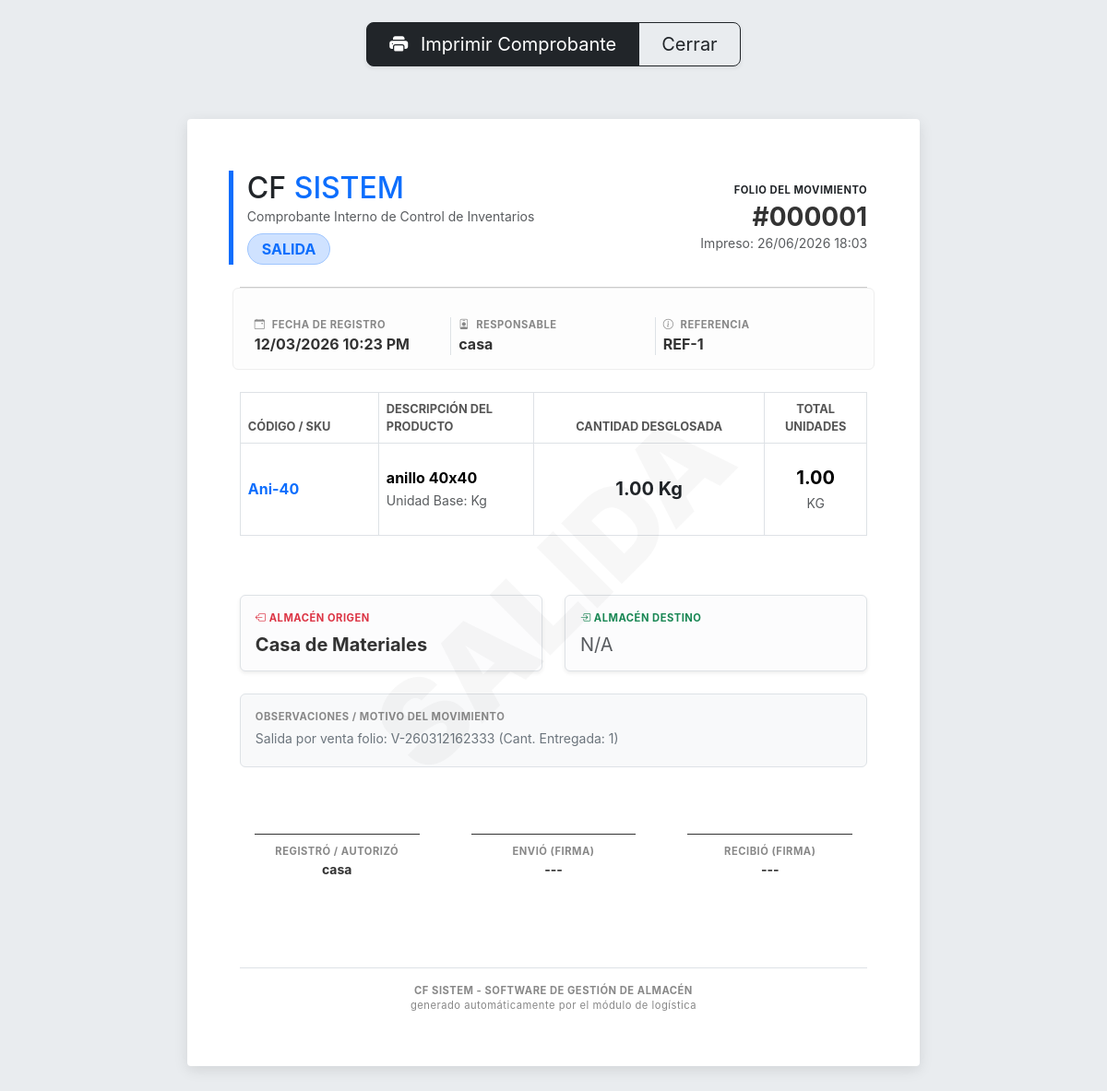
/app/backend/movimientos/imprimir_movimiento.php?id=1, run on the app's committed database.
### tables this page shows
CREATE TABLE `movimientos` (
  `id` int(11) NOT NULL,
  `producto_id` int(11) NOT NULL,
  `tipo` enum('entrada','salida','traspaso','ajuste','merma') NOT NULL,
  `cantidad` decimal(10,2) DEFAULT NULL,
  `almacen_origen_id` int(11) DEFAULT NULL,
  `almacen_destino_id` int(11) DEFAULT NULL,
  `usuario_registra_id` int(11) NOT NULL,
  `usuario_autoriza_id` int(11) DEFAULT NULL,
  `usuario_envia_id` int(11) DEFAULT NULL,
  `usuario_recibe_id` int(11) DEFAULT NULL,
  `origen_movimiento` varchar(150) DEFAULT NULL,
  `referencia_id` int(11) DEFAULT NULL,
  `observaciones` text DEFAULT NULL,
  `fecha` timestamp NOT NULL DEFAULT current_timestamp(),
  `entrega_id` int(11) NOT NULL DEFAULT 0
);

CREATE TABLE `usuarios` (
  `id` int(11) NOT NULL,
  `username` varchar(50) NOT NULL,
  `nombre` varchar(100) NOT NULL,
  `password` varchar(255) NOT NULL,
  `rol_id` int(11) NOT NULL,
  `almacen_id` int(11) DEFAULT NULL,
  `activo` tinyint(1) DEFAULT 1,
  `fecha_creacion` timestamp NOT NULL DEFAULT current_timestamp()
);

CREATE TABLE `productos` (
  `id` int(11) NOT NULL,
  `sku` varchar(50) NOT NULL,
  `nombre` varchar(150) NOT NULL,
  `descripcion` text DEFAULT NULL,
  `unidad_medida` varchar(50) DEFAULT NULL,
  `unidad_reporte` varchar(20) DEFAULT NULL,
  `factor_conversion` decimal(10,2) DEFAULT 1.00,
  `fiscal_clave_prod` varchar(20) DEFAULT NULL,
  `fiscal_clave_unidad` varchar(20) DEFAULT NULL,
  `precio_adquisicion` decimal(10,2) NOT NULL,
  `impuesto_iva` decimal(5,2) DEFAULT 16.00,
  `activo` tinyint(1) DEFAULT 1,
  `fecha_creacion` timestamp NOT NULL DEFAULT current_timestamp(),
  `categoria_id` int(11) DEFAULT NULL
);

CREATE TABLE `almacenes` (
  `id` int(11) NOT NULL,
  `codigo` varchar(20) NOT NULL,
  `nombre` varchar(100) NOT NULL,
  `hora_cierre_programada` time DEFAULT '18:00:00',
  `ubicacion` varchar(255) NOT NULL,
  `activo` tinyint(1) DEFAULT 1,
  `fecha_creacion` timestamp NOT NULL DEFAULT current_timestamp()
);

### app/backend/movimientos/imprimir_movimiento.php (the view, shortened to what this page needs)
<?php
require_once $_SERVER['DOCUMENT_ROOT'] . '/cfsistem/config/conexion.php';
$id = $_GET['id'] ?? null;
$sql = "SELECT m.*, p.nombre as prod, p.sku, p.unidad_medida, p.unidad_reporte, p.factor_conversion,
               a1.nombre as origen, a2.nombre as destino,
               u1.nombre as usuario_reg, u2.nombre as usuario_env, u3.nombre as usuario_rec
        FROM movimientos m
        INNER JOIN productos p ON m.producto_id = p.id
        LEFT JOIN almacenes a1 ON m.almacen_origen_id = a1.id
        LEFT JOIN almacenes a2 ON m.almacen_destino_id = a2.id
        LEFT JOIN usuarios u1 ON m.usuario_registra_id = u1.id
        LEFT JOIN usuarios u2 ON m.usuario_envia_id = u2.id
        LEFT JOIN usuarios u3 ON m.usuario_recibe_id = u3.id
        WHERE m.id = $id";
$res = $conexion->query($sql);
$m = $res->fetch_assoc();
$cantidad = floatval($m['cantidad']);
$factor = floatval($m['factor_conversion'] ?: 1);
$unidad_base = $m['unidad_medida'] ?: 'Pza';
$unidad_mayor = $m['unidad_reporte'] ?: 'Bulto';
$visual_detalle = "";
if ($factor > 1 && $cantidad >= $factor) {
    $bultos = floor($cantidad / $factor);
    $piezas = $cantidad % $factor;
    $visual_detalle = "<strong>$bultos $unidad_mayor</strong>";
    if ($piezas > 0) {
        $visual_detalle .= " con <strong>" . number_format($piezas, 2) . " $unidad_base</strong>";
    }
} else {
    $visual_detalle = "<strong>" . number_format($cantidad, 2) . " $unidad_base</strong>";
}
?>
<!DOCTYPE html>
<html lang="es">
<head>
    <link href="https://cdn.jsdelivr.net/npm/bootstrap@5.3.3/dist/css/bootstrap.min.css" rel="stylesheet">
    <link rel="stylesheet" href="https://cdn.jsdelivr.net/npm/bootstrap-icons@1.11.3/font/bootstrap-icons.min.css">
</head>
<body>
    <div class="container no-print mt-4 mb-4 text-center">
        <div class="btn-group shadow-sm">
            <button onclick="window.print();" class="btn btn-dark btn-lg px-4">
                <i class="bi bi-printer-fill me-2"></i> Imprimir Comprobante
            </button>
            <a href="javascript:window.close();" class="btn btn-outline-dark btn-lg px-4">Cerrar</a>
        </div>
    </div>
    <div class="ticket">
        <div class="watermark"><?= strtoupper($m['tipo']) ?></div>
        <div class="row align-items-center mb-4" style="z-index: 1; position: relative;">
            <div class="col-7 header-title">
                <h2 class="fw-black mb-0 text-dark">CF <span class="text-primary">SISTEM</span></h2>
                <p class="text-muted small mb-0">Comprobante Interno de Control de Inventarios</p>
                <span class="badge bg-primary-subtle text-primary border border-primary-subtle mt-2 badge-type">
                    <?= strtoupper($m['tipo']) ?>
                </span>
            </div>
            <div class="col-5 text-end">
                <div class="mb-1 label-sm text-dark">Folio del Movimiento</div>
                <h3 class="fw-bold mb-0">#<?= str_pad($m['id'], 6, "0", STR_PAD_LEFT) ?></h3>
                <p class="small text-muted mb-0">Impreso: <?= date('d/m/Y H:i') ?></p>
            </div>
        </div>
        <hr>
        <div class="row info-box g-3 mb-4">
            <div class="col-4 border-end">
                <div class="label-sm"><i class="bi bi-calendar-event me-1"></i> Fecha de Registro</div>
                <div class="fw-bold"><?= date('d/m/Y h:i A', strtotime($m['fecha'])) ?></div>
            </div>
            <div class="col-4 border-end">
                <div class="label-sm"><i class="bi bi-person-badge me-1"></i> Responsable</div>
                <div class="fw-bold"><?= $m['usuario_reg'] ?></div>
            </div>
            <div class="col-4">
                <div class="label-sm"><i class="bi bi-info-circle me-1"></i> Referencia</div>
                <div class="fw-bold text-truncate"><?= $m['referencia_id'] ? 'REF-'.$m['referencia_id'] : 'Sin Referencia' ?></div>
            </div>
        </div>
        <div class="table-responsive">
            <table class="table table-bordered align-middle table-custom">
                <thead>
                    <tr>
                        <th width="150">Código / SKU</th>
                        <th>Descripción del Producto</th>
                        <th class="text-center" width="250">Cantidad Desglosada</th>
                        <th class="text-center">Total Unidades</th>
                    </tr>
                </thead>
                <tbody>
                    <tr style="height: 100px;">
                        <td class="fw-bold text-primary"><?= $m['sku'] ?></td>
                        <td>
                            <div class="fw-bold"><?= $m['prod'] ?></div>
                            <small class="text-muted">Unidad Base: <?= $unidad_base ?></small>
                        </td>
                        <td class="text-center text-dark">
                            <span class="fs-5"><?= $visual_detalle ?></span>
                        </td>
                        <td class="text-center">
                            <span class="fw-bold fs-5"><?= number_format($cantidad, 2) ?></span><br>
                            <small class="text-muted"><?= strtoupper($unidad_base) ?></small>
                        </td>
                    </tr>
                </tbody>
            </table>
        </div>
        <div class="row mt-4 g-4">
            <div class="col-6">
                <div class="p-3 border rounded shadow-sm bg-light-subtle h-100">
                    <div class="label-sm mb-2 text-danger"><i class="bi bi-box-arrow-left"></i> Almacén Origen</div>
                    <div class="h5 fw-bold mb-0"><?= $m['origen'] ?? '<span class="text-muted fw-normal">N/A</span>' ?></div>
                </div>
            </div>
            <div class="col-6">
                <div class="p-3 border rounded shadow-sm bg-light-subtle h-100">
                    <div class="label-sm mb-2 text-success"><i class="bi bi-box-arrow-in-right"></i> Almacén Destino</div>
                    <div class="h5 fw-bold mb-0"><?= $m['destino'] ?? '<span class="text-muted fw-normal">N/A</span>' ?></div>
                </div>
            </div>
        </div>
        <div class="mt-4">
            <div class="p-3 border rounded bg-light" style="min-height: 80px;">
                <div class="label-sm mb-1">Observaciones / Motivo del Movimiento</div>
                <div class="small italic text-secondary">
                    <?= $m['observaciones'] ?: 'El usuario no registró observaciones para este movimiento.' ?>
                </div>
            </div>
        </div>
        <div class="row mt-5 pt-4 text-center">
            <div class="col-4">
                <div class="mx-3" style="border-top: 1.5px solid #333; padding-top: 10px;">
                    <div class="label-sm">Registró / Autorizó</div>
                    <div class="fw-bold small"><?= $m['usuario_reg'] ?></div>
                </div>
            </div>
            <div class="col-4">
                <div class="mx-3" style="border-top: 1.5px solid #333; padding-top: 10px;">
                    <div class="label-sm">Envió (Firma)</div>
                    <div class="fw-bold small"><?= $m['usuario_env'] ?: '---' ?></div>
                </div>
            </div>
            <div class="col-4">
                <div class="mx-3" style="border-top: 1.5px solid #333; padding-top: 10px;">
                    <div class="label-sm">Recibió (Firma)</div>
                    <div class="fw-bold small"><?= $m['usuario_rec'] ?: '---' ?></div>
                </div>
            </div>
        </div>
        <footer class="mt-5 pt-5 text-center">
            <div class="label-sm border-top pt-3">
                CF SISTEM - Software de Gestión de Almacén <br>
                <span class="fw-normal lowercase text-lowercase">Generado automáticamente por el módulo de logística</span>
            </div>
        </footer>
    </div>
</body>
</html>

### app/backend/movimientos/imprimir_movimiento.php (style rules this page uses)
body { background: #e9ecef; font-family: 'Inter', system-ui, -apple-system, sans-serif; color: #333; }
.ticket { background: white; width: 21cm; min-height: 27cm; margin: 1.5cm auto; padding: 1.5cm; box-shadow: 0 4px 15px rgba(0,0,0,0.1); border-radius: 4px; position: relative; }
.watermark { position: absolute; top: 50%; left: 50%; transform: translate(-50%, -50%) rotate(-45deg); font-size: 8rem; color: rgba(0,0,0,0.03); font-weight: 900; pointer-events: none; z-index: 0; }
.header-title { border-left: 5px solid #0d6efd; padding-left: 15px; }
.info-box { background: #fdfdfd; border: 1px solid #eee; padding: 15px; border-radius: 6px; }
.label-sm { font-size: 0.7rem; text-transform: uppercase; color: #888; font-weight: 700; letter-spacing: 0.5px; }
.table-custom thead { background: #f8f9fa; }
.table-custom th { font-size: 0.8rem; text-transform: uppercase; color: #555; }
.badge-type { font-size: 1rem; padding: 8px 15px; border-radius: 50px; }

### data on the page
movimientos: tipo "SALIDA", id "000001", fecha "12/03/2026 10:23 PM", usuario_registra.nombre "casa", referencia "1", producto.sku "Ani-40", producto.nombre "anillo 40x40", producto.unidad_medida "Kg", cantidad "1.00", producto.unidad_medida "KG", almacen_origen.nombre "Casa de Materiales", observaciones "Salida por venta folio: V-260312162333 (Cant. Entregada: 1)"

### other printed values
$m['destino'] "N/A"
$m['usuario_env'] ?: '---' "---"
$m['usuario_rec'] ?: '---' "---"
